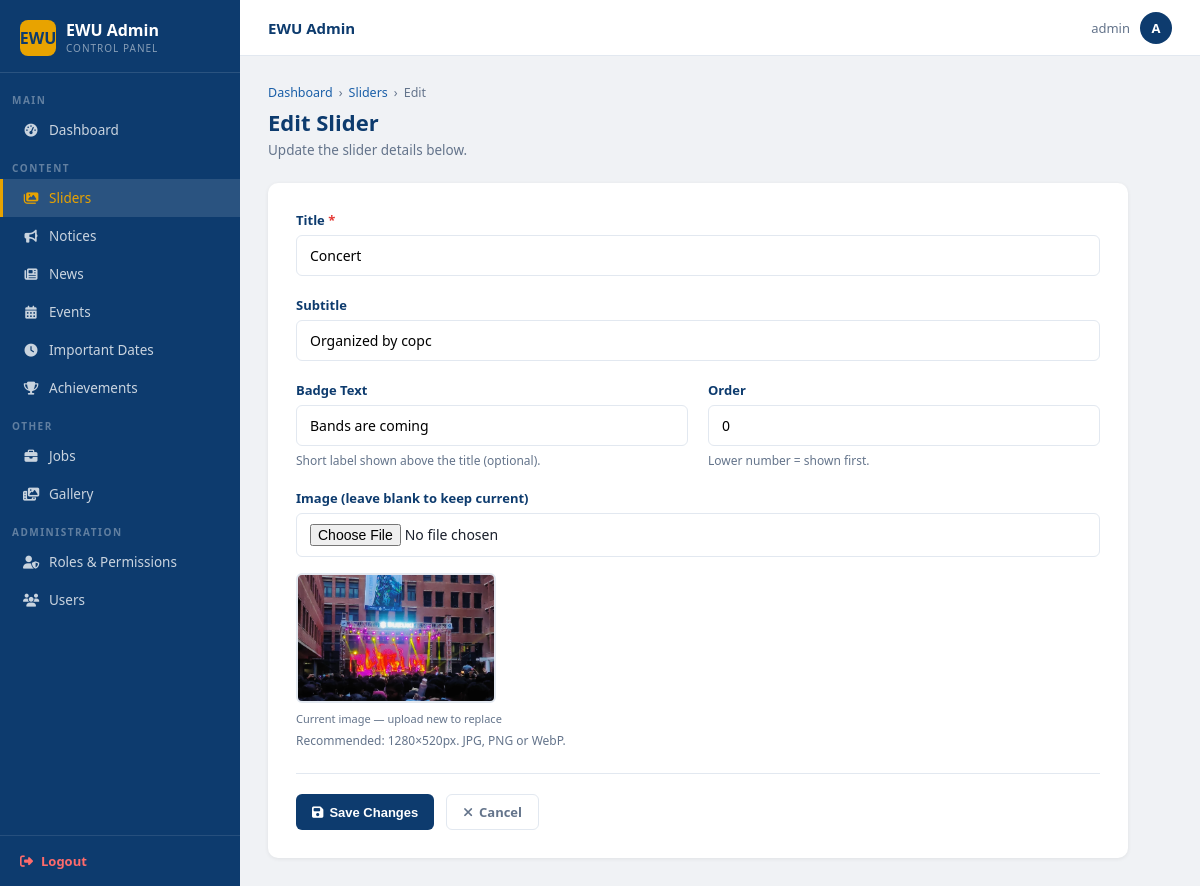
The page /dashboard/sliders/4/edit/ (signed in) on the database its author committed.
### main/models.py (models this page shows, shortened)
class Slider(models.Model):
    title = models.CharField(max_length=200)
    subtitle = models.CharField(max_length=300, blank=True)
    badge = models.CharField(max_length=100, blank=True)
    image = models.ImageField(upload_to='sliders/')
    order = models.PositiveIntegerField(default=0)
    class Meta:
        ordering = ['order']

### main/views.py (the view, shortened to what this page needs)
# urls.py: path('dashboard/sliders/<int:pk>/edit/',        views.slider_edit,        name='admin_slider_edit'),
@require_perm('main.change_slider')
def slider_edit(request, pk):
    obj = get_object_or_404(Slider, pk=pk)
    return render(request, 'admin/slider_form.html', {'obj': obj, 'edit': True})

### templates/admin/slider_form.html (shortened to what this page needs)
{% extends 'admin/base_admin.html' %}
{% block nav_sliders %}active{% endblock %}
{% block content %}
<div class="page-head">
  <div class="breadcrumb">
    <a href="{% url 'dashboard' %}">Dashboard</a>
    <span>›</span>
    <a href="{% url 'admin_slider_list' %}">Sliders</a>
    <span>›</span>
    <span>{% if edit %}Edit{% else %}New{% endif %}</span>
  </div>
  <h1>{% if edit %}Edit Slider{% else %}Create Slider{% endif %}</h1>
  <p>{% if edit %}Update the slider details below.{% else %}Upload an image for the homepage hero slider.{% endif %}</p>
</div>
<div class="form-wrap">
  <form method="post" enctype="multipart/form-data">
    <div class="form-grid">
      <div class="fg full">
        <label>Title <span style="color:var(--red)">*</span></label>
        <input type="text" name="title" value="{{ obj.title|default:'' }}"
               placeholder="e.g. 25th Convocation 2026" required maxlength="200">
      </div>
      <div class="fg full">
        <label>Subtitle</label>
        <input type="text" name="subtitle" value="{{ obj.subtitle|default:'' }}"
               placeholder="e.g. Chief Guest: Professor Dr. Mobasser Monem" maxlength="300">
      </div>
      <div class="fg">
        <label>Badge Text</label>
        <input type="text" name="badge" value="{{ obj.badge|default:'' }}"
               placeholder="e.g. 25TH CONVOCATION 2026" maxlength="100">
        <span class="help">Short label shown above the title (optional).</span>
      </div>
      <div class="fg">
        <label>Order</label>
        <input type="number" name="order" value="{{ obj.order|default:'0' }}" min="0" max="99">
        <span class="help">Lower number = shown first.</span>
      </div>
      <div class="fg full">
        <label>Image {% if not edit %}<span style="color:var(--red)">*</span>{% else %}(leave blank to keep current){% endif %}</label>
        <input type="file" name="image" accept="image/*"
               onchange="previewImg(this)" {% if not edit %}required{% endif %}>
        {% if obj and obj.image %}
        <div class="img-preview-wrap" style="margin-top:10px">
          <img src="{{ obj.image.url }}" class="img-preview" id="imgPreview" alt="Current">
          <p style="font-size:11px;color:var(--muted);margin-top:4px">Current image — upload new to replace</p>
        </div>
        {% else %}
        <div class="img-preview-wrap" style="display:none;margin-top:10px" id="previewWrap">
          <img src="" class="img-preview" id="imgPreview" alt="Preview">
        </div>
        {% endif %}
        <span class="help">Recommended: 1280×520px. JPG, PNG or WebP.</span>
      </div>
    </div>
    <div class="form-actions">
      <button type="submit" class="btn btn-primary">
        <i class="fa-solid fa-{% if edit %}floppy-disk{% else %}paper-plane{% endif %}"></i>
        {% if edit %}Save Changes{% else %}Create Slider{% endif %}
      </button>
      <a href="{% url 'admin_slider_list' %}" class="btn btn-ghost">
        <i class="fa-solid fa-xmark"></i> Cancel
      </a>
    </div>
  </form>
</div>
{% endblock %}

### templates/admin/base_admin.html (shortened to what this page needs)
{% load static %}
<!DOCTYPE html>
<html lang="en">
<head>
  <link rel="stylesheet" href="https://cdnjs.cloudflare.com/ajax/libs/font-awesome/6.5.0/css/all.min.css">
</head>
<body>
<div class="admin-wrapper">
  <aside class="sidebar">
    <div class="sidebar-brand">
      <div class="brand-icon">EWU</div>
      <div>
        <div class="brand-name">EWU Admin</div>
        <div class="brand-sub">Control Panel</div>
      </div>
    </div>
    <nav class="sidebar-nav">
      <div class="sidebar-section">Main</div>
      <a href="{% url 'dashboard' %}" class="sidebar-link {% block nav_dashboard %}{% endblock %}">
    <i class="fa-solid fa-gauge-high"></i> Dashboard
      </a>
      <div class="sidebar-section">Content</div>
      {% if perms.main.view_slider %}
      <a href="{% url 'admin_slider_list' %}" class="sidebar-link {% block nav_sliders %}{% endblock %}">
        <i class="fa-solid fa-images"></i> Sliders
      </a>
      {% endif %}
      {% if perms.main.view_notice %}
      <a href="{% url 'admin_notice_list' %}" class="sidebar-link {% block nav_notice %}{% endblock %}">
  <i class="fa-solid fa-bullhorn"></i> Notices
</a>
      {% endif %}
      {% if perms.main.view_news %}
      <a href="{% url 'admin_news_list' %}" class="sidebar-link {% block nav_news %}{% endblock %}">
        <i class="fa-solid fa-newspaper"></i> News
      </a>
      {% endif %}
      {% if perms.main.view_event %}
      <a href="{% url 'admin_event_list' %}" class="sidebar-link {% block nav_events %}{% endblock %}">
        <i class="fa-solid fa-calendar-days"></i> Events
      </a>
      {% endif %}
      {% if perms.main.view_importantdate %}
      <a href="{% url 'admin_date_list' %}" class="sidebar-link {% block nav_dates %}{% endblock %}">
        <i class="fa-solid fa-clock"></i> Important Dates
      </a>
      {% endif %}
      {% if perms.main.view_achievement %}
      <a href="{% url 'admin_achievement_list' %}" class="sidebar-link {% block nav_achievements %}{% endblock %}">
        <i class="fa-solid fa-trophy"></i> Achievements
      </a>
      {% endif %}
      {% if perms.main.view_job or perms.main.view_galleryphoto %}
      <div class="sidebar-section">Other</div>
      {% if perms.main.view_job %}
      <a href="{% url 'admin_job_list' %}" class="sidebar-link {% block nav_jobs %}{% endblock %}">
        <i class="fa-solid fa-briefcase"></i> Jobs
      </a>
      {% endif %}
      {% if perms.main.view_galleryphoto %}
      <a href="{% url 'admin_gallery_list' %}" class="sidebar-link {% block nav_gallery %}{% endblock %}">
        <i class="fa-solid fa-photo-film"></i> Gallery
      </a>
      {% endif %}
      {% endif %}
      {% if request.user.is_superuser %}
      <div class="sidebar-section">Administration</div>
      <a href="{% url 'role_list' %}" class="sidebar-link {% block nav_roles %}{% endblock %}">
        <i class="fa-solid fa-user-shield"></i> Roles &amp; Permissions
      </a>
      <a href="{% url 'rbac_user_list' %}" class="sidebar-link {% block nav_users %}{% endblock %}">
        <i class="fa-solid fa-users"></i> Users
      </a>
      {% endif %}
    </nav>
    <div class="sidebar-logout">
      <a href="{% url 'logout' %}">
        <i class="fa-solid fa-right-from-bracket"></i> Logout
      </a>
    </div>
  </aside>
  <div class="main-content">
    <div class="topbar">
      <span class="topbar-title">{% block topbar_title %}EWU Admin{% endblock %}</span>
      <div class="topbar-user">
        <span>{{ request.user.get_full_name|default:request.user.username }}</span>
        <div class="avatar">{{ request.user.username|first|upper }}</div>
      </div>
    </div>
    <div class="page-area">
      {% block content %}{% endblock %}
    </div>
  </div>
</div>
</body>
</html>

### rows shown on the page
Slider: title "Concert", subtitle "Organized by copc", badge "Bands are coming", order "0", image (picture)

### other values the page prints
{{ request.user.get_full_name|default:request.user.username }} "admin"
{{ request.user.username|first|upper }} "A"
